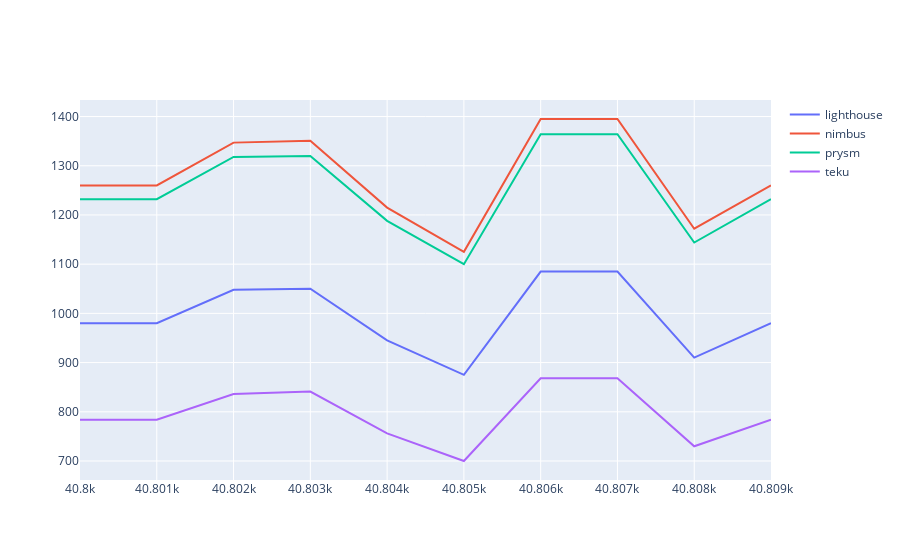

This figure's notebook cell:
### Code cell
import plotly.graph_objects as go

fig = go.Figure()

fig.add_trace(go.Scatter(x=x, y=y1,
                    mode='lines',
                    name='lighthouse'))
fig.add_trace(go.Scatter(x=x, y=y2,
                    mode='lines',
                    name='nimbus'))
fig.add_trace(go.Scatter(x=x, y=y3,
                    mode='lines',
                    name='prysm'))
fig.add_trace(go.Scatter(x=x, y=y4,
                    mode='lines',
                    name='teku'))

### Figure 1 — Plotly figure (JSON) as saved in the notebook; plotly's stock layout.template omitted (floating-point values rounded to 4 significant figures)
{"data": [{"mode": "lines", "name": "lighthouse", "type": "scatter", "x": [40800, 40801, 40802, 40803, 40804, 40805, 40806, 40807, 40808, 40809, 40810], "y": [980, 980, 1048, 1050, 945, 875, 1085, 1085, 910, 980]}, {"mode": "lines", "name": "nimbus", "type": "scatter", "x": [40800, 40801, 40802, 40803, 40804, 40805, 40806, 40807, 40808, 40809, 40810], "y": [1260, 1260, 1347, 1351, 1215, 1125, 1395, 1395, 1172, 1260]}, {"mode": "lines", "name": "prysm", "type": "scatter", "x": [40800, 40801, 40802, 40803, 40804, 40805, 40806, 40807, 40808, 40809, 40810], "y": [1232, 1232, 1318, 1320, 1188, 1100, 1364, 1364, 1144, 1232]}, {"mode": "lines", "name": "teku", "type": "scatter", "x": [40800, 40801, 40802, 40803, 40804, 40805, 40806, 40807, 40808, 40809, 40810], "y": [784, 784, 836, 841, 756, 700, 868, 868, 730, 784]}], "layout": {"autosize": true, "xaxis": {"autorange": true, "range": [40800, 40809], "type": "linear"}, "yaxis": {"autorange": true, "range": [661.4, 1434.0], "type": "linear"}}}
